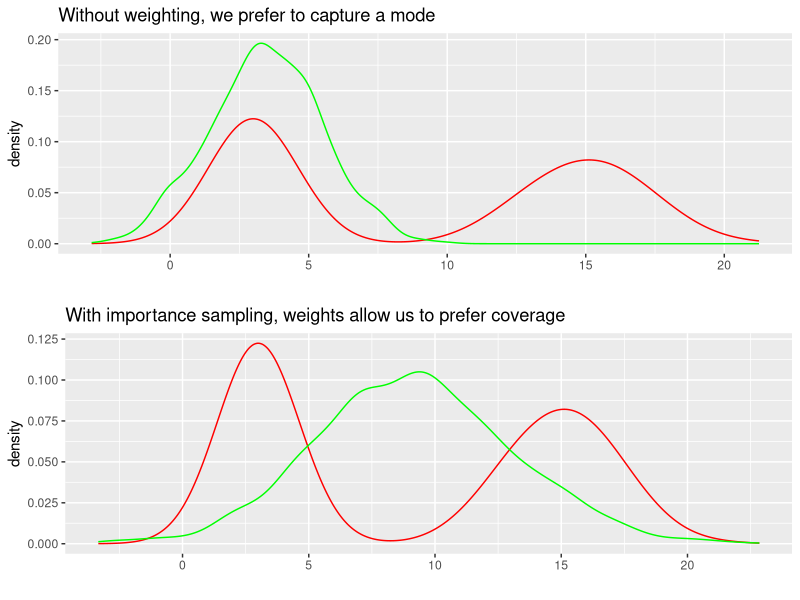
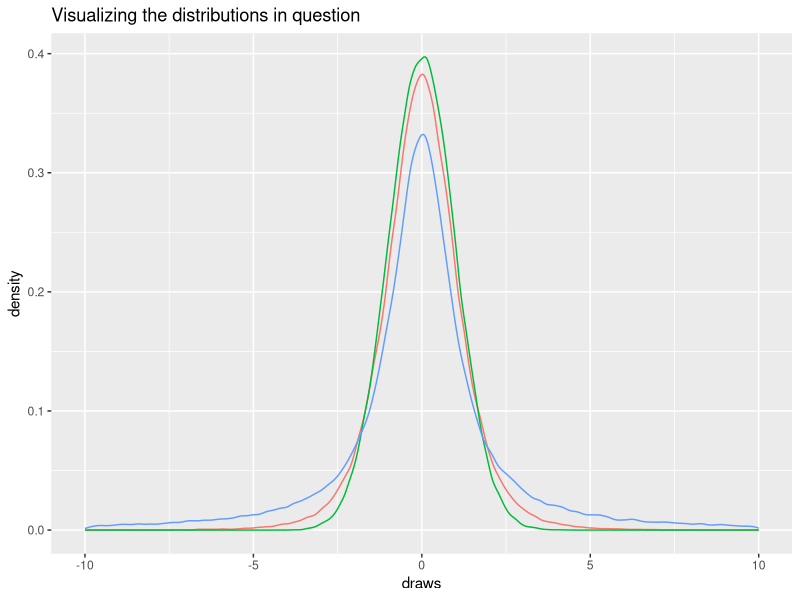
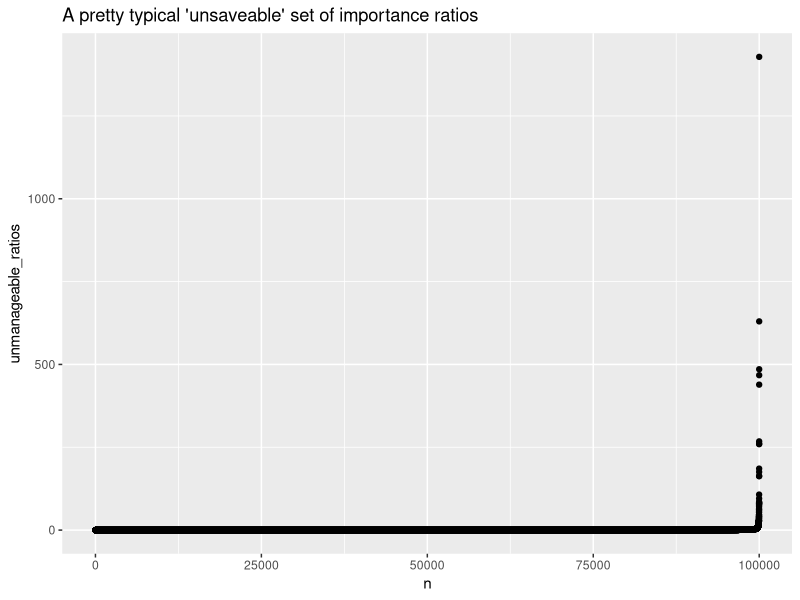

These figures' R source, in order:
## ---- chunk 1
library(ggplot2)
library(gridExtra)
library(tidyverse)
library(loo)

set.seed(605)
options(mc.cores = 8)
## ---- chunk 2

mixture <- data.frame(normals = c(rnorm(1000,3,1),rnorm(1000,15,2)),
                      mode_seeking_kl = rnorm(2000,3.5,2),
                      mean_seeking_kl = rnorm(2000,9,4))
## ---- chunk 3


rkl_plot <- mixture %>% ggplot(aes(x = normals)) +
  geom_density(aes(x = normals), color = "red") +
  geom_density(aes(x = mode_seeking_kl), color = "green") + ggtitle("Without weighting, we prefer to capture a mode") +
  xlab("")

fkl_plot <- mixture %>% ggplot(aes(x = normals)) +
  geom_density(aes(x = normals), color = "red") +
  geom_density(aes(x = mean_seeking_kl), color = "green") + ggtitle("With importance sampling, weights allow us to prefer coverage") +
  xlab("")

grid.arrange(rkl_plot,fkl_plot)
## ---- chunk 4
simulated_data <- tibble(
q_x = rnorm(100000),
manageable_p_x = rt(100000,5),
unmanageable_p_x = rcauchy(100000),
manageable_ratios = dt(q_x,5)/dnorm(q_x),
unmanageable_ratios = dcauchy(q_x,0,10)/dnorm(q_x)
)

simulated_data %>%
            pivot_longer(c(q_x,manageable_p_x,unmanageable_p_x),
                         values_to = "draws",
                         names_to = "distributions") %>%
            ggplot(aes(x = draws, color = distributions)) +
            geom_density() +
            # If you wanted to show the full reach of the Cauchy, it'd be
            # hard to see the shape of the T vs N; it's that wide.
            # Hence the 6k values removed
            xlim(-10,10) +
            ggtitle("Visualizing the distributions in question") +
            theme(legend.position="none")
## ---- chunk 5
simulated_data %>%
  arrange(unmanageable_ratios) %>%
  mutate(n = seq(1,100000)) %>%
  ggplot(aes(x = n,y = unmanageable_ratios)) +
  geom_point() +
  ggtitle("A pretty typical 'unsaveable' set of importance ratios")
## ---- chunk 6
mean_t <- mean(simulated_data$manageable_ratios)
max_t <- max(simulated_data$manageable_ratios)

mean_c <- mean(simulated_data$unmanageable_ratios)
max_c <-max(simulated_data$unmanageable_ratios)

print(paste0("the mean of the t is: ",mean_t," compared to a max of ",max_t,";",
             "The cauchy cause is more extreme- the mean of the cauchy is: ",mean_c," compared to a max of ",max_c))

## ---- chunk 7
manageable_psis <- psis(log(simulated_data$manageable_ratios),
                       r_eff = NA)

unmanageable_psis <- psis(log(simulated_data$unmanageable_ratios),
                          r_eff = NA)

manageable_psis$diagnostics

unmanageable_psis$diagnostics
